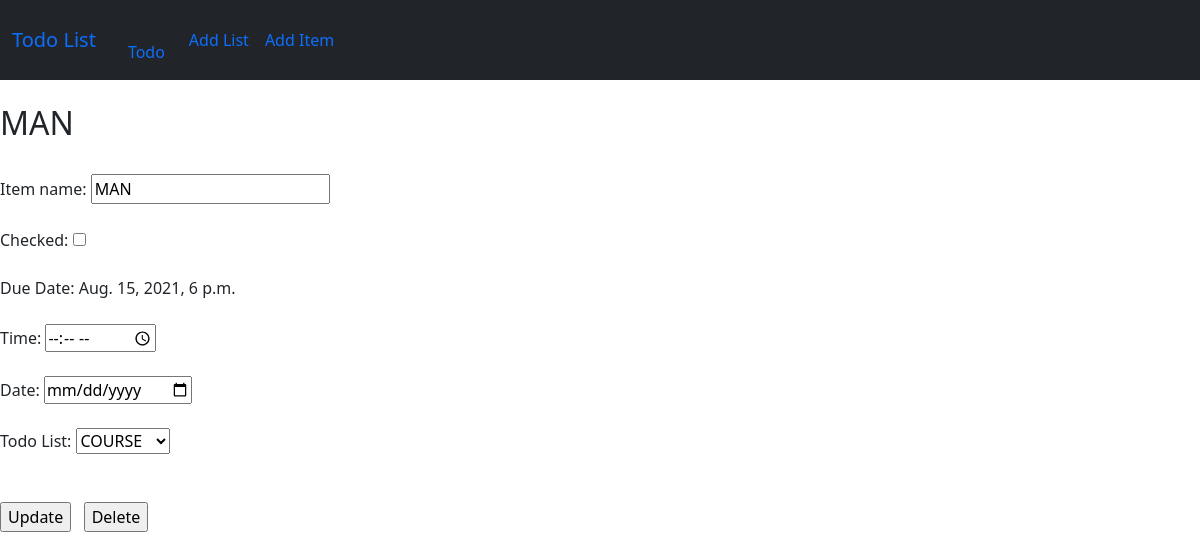
/todo/20/92/, run on the app's committed database.
### todo/models.py (models this page shows, shortened)
class TodoItem(models.Model):
    now=datetime.datetime.now()
    title = models.CharField(max_length=100)
    checked = models.BooleanField(default=False)
    due_date= models.DateTimeField(default=now)
    todo_list = models.ForeignKey(to=TodoList, on_delete=models.CASCADE)
    class Meta:
        constraints = [
            models.UniqueConstraint(fields=['title', 'todo_list'], name='name of constraint')
        ]

### todo/views.py (the view, shortened to what this page needs)
# urls.py: path('<int:list_id>/<int:item_id>/',item,name='item_details'),
def item(request,list_id,item_id):
    if request.method == "GET":
        try:
            todolist = TodoList.objects.get(id=list_id)
        except:
            raise Http404("This List Does not exist")
        try:
            todoitem=TodoItem.objects.get(id=item_id)
        except:
            raise Http404("This Item Does not exist")
        lists = TodoList.objects.all()
        context = {
        'todolist': todolist,
        'todoitem': todoitem,
        'todolists':lists,
        }
        return render(request, 'todo/item.html',context)

### todo/models.py (called while the page is built)
    def __str__(self):
        return f"{self.list_name}"

### todo/templates/todo/item.html (shortened to what this page needs)
{% extends 'base.html' %}
{% block content %}
    <h2>{{todoitem.title}}</h2>
    <form action="{% url 'todo:item_details' todolist.id todoitem.id %}" method="POST">
        <fieldset>
            <br>
            Item name: <input type="text" name="item" id="item" value={{todoitem.title}}>
            <br><br>
            {% if todoitem.checked == True %}
            Checked: <input type="checkbox" name="check" id="check" value=True checked><br><br>
            {% else %}
            Checked: <input type="checkbox" name="check" id="check" value=True><br><br>
            {% endif %}
            Due Date:&nbsp{{todoitem.due_date}}<br><br>
            Time:&nbsp<input type="time" name="time" id="time"><br><br>
            Date:&nbsp<input type="date" name="date" id="date"><br><br>
            Todo List: <select name="todolist" id="todolist">
                {% for todo_list in todolists %}
                    {% if todo_list.id == todolist.id %}
                    <option value={{todo_list.id}} selected>{{todo_list}}</option>
                    {% else %}
                    <option value={{todo_list.id}}>{{todo_list}}</option>
                    {% endif %}
                {% endfor %}
            </select>
            <br><br><br>
            <input type="submit" name="update" value="Update">
            <input type="submit" name="delete" value="Delete">
        </fieldset>
    </form>
{% endblock %}

### data on the page
TodoItem: title "MAN", item "MAN", due_date "Aug. 15, 2021, 6 p.m."

### other printed values
form field todolist "COURSE"
